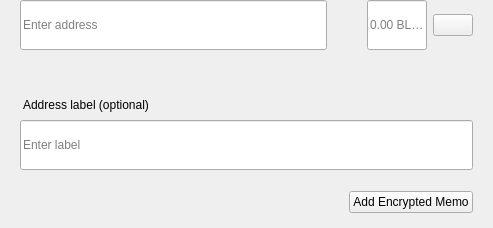
<?xml version="1.0" encoding="UTF-8"?>
<ui version="4.0">
 <class>SendMultiRow</class>
 <widget class="QWidget" name="SendMultiRow">
  <property name="geometry">
   <rect>
    <x>0</x>
    <y>0</y>
    <width>493</width>
    <height>228</height>
   </rect>
  </property>
  <property name="minimumSize">
   <size>
    <width>0</width>
    <height>0</height>
   </size>
  </property>
  <property name="maximumSize">
   <size>
    <width>16777215</width>
    <height>16777215</height>
   </size>
  </property>
  <property name="windowTitle">
   <string>Form</string>
  </property>
  <layout class="QVBoxLayout" name="verticalLayout_3">
   <property name="spacing">
    <number>0</number>
   </property>
   <property name="leftMargin">
    <number>0</number>
   </property>
   <property name="topMargin">
    <number>0</number>
   </property>
   <property name="rightMargin">
    <number>20</number>
   </property>
   <property name="bottomMargin">
    <number>5</number>
   </property>
   <item alignment="Qt::AlignTop">
    <widget class="QWidget" name="widget" native="true">
     <property name="sizePolicy">
      <sizepolicy hsizetype="Expanding" vsizetype="Maximum">
       <horstretch>0</horstretch>
       <verstretch>0</verstretch>
      </sizepolicy>
     </property>
     <property name="minimumSize">
      <size>
       <width>0</width>
       <height>60</height>
      </size>
     </property>
     <property name="maximumSize">
      <size>
       <width>16777215</width>
       <height>85</height>
      </size>
     </property>
     <layout class="QHBoxLayout" name="horizontalLayout" stretch="6,0,2">
      <property name="spacing">
       <number>0</number>
      </property>
      <property name="leftMargin">
       <number>8</number>
      </property>
      <property name="topMargin">
       <number>0</number>
      </property>
      <property name="rightMargin">
       <number>0</number>
      </property>
      <property name="bottomMargin">
       <number>0</number>
      </property>
      <item alignment="Qt::AlignTop">
       <widget class="QStackedWidget" name="stackedAddress">
        <property name="minimumSize">
         <size>
          <width>0</width>
          <height>50</height>
         </size>
        </property>
        <property name="maximumSize">
         <size>
          <width>16777215</width>
          <height>50</height>
         </size>
        </property>
        <widget class="QWidget" name="page_4">
         <property name="sizePolicy">
          <sizepolicy hsizetype="Expanding" vsizetype="Preferred">
           <horstretch>0</horstretch>
           <verstretch>0</verstretch>
          </sizepolicy>
         </property>
         <property name="minimumSize">
          <size>
           <width>0</width>
           <height>50</height>
          </size>
         </property>
         <property name="maximumSize">
          <size>
           <width>16777215</width>
           <height>55</height>
          </size>
         </property>
         <layout class="QVBoxLayout" name="verticalLayout_7">
          <property name="spacing">
           <number>0</number>
          </property>
          <property name="leftMargin">
           <number>12</number>
          </property>
          <property name="topMargin">
           <number>0</number>
          </property>
          <property name="rightMargin">
           <number>0</number>
          </property>
          <property name="bottomMargin">
           <number>0</number>
          </property>
          <item>
           <widget class="QLineEdit" name="lineEditAddress">
            <property name="minimumSize">
             <size>
              <width>0</width>
              <height>50</height>
             </size>
            </property>
            <property name="maximumSize">
             <size>
              <width>16777215</width>
              <height>50</height>
             </size>
            </property>
            <property name="placeholderText">
             <string>Enter address</string>
            </property>
           </widget>
          </item>
         </layout>
        </widget>
        <widget class="QWidget" name="page_3"/>
       </widget>
      </item>
      <item>
       <spacer name="horizontalSpacer_3">
        <property name="orientation">
         <enum>Qt::Horizontal</enum>
        </property>
        <property name="sizeType">
         <enum>QSizePolicy::Fixed</enum>
        </property>
        <property name="sizeHint" stdset="0">
         <size>
          <width>40</width>
          <height>20</height>
         </size>
        </property>
       </spacer>
      </item>
      <item>
       <layout class="QHBoxLayout" name="horizontalLayout_2">
        <property name="spacing">
         <number>6</number>
        </property>
        <item alignment="Qt::AlignTop">
         <widget class="QLineEdit" name="lineEditAmount">
          <property name="sizePolicy">
           <sizepolicy hsizetype="Expanding" vsizetype="Preferred">
            <horstretch>0</horstretch>
            <verstretch>0</verstretch>
           </sizepolicy>
          </property>
          <property name="minimumSize">
           <size>
            <width>0</width>
            <height>50</height>
           </size>
          </property>
          <property name="maximumSize">
           <size>
            <width>16777215</width>
            <height>50</height>
           </size>
          </property>
          <property name="maxLength">
           <number>17</number>
          </property>
          <property name="alignment">
           <set>Qt::AlignLeading|Qt::AlignLeft|Qt::AlignVCenter</set>
          </property>
          <property name="placeholderText">
           <string notr="true">0.00 BLTG</string>
          </property>
         </widget>
        </item>
        <item>
         <layout class="QVBoxLayout" name="verticalLayout">
          <property name="topMargin">
           <number>14</number>
          </property>
          <property name="bottomMargin">
           <number>0</number>
          </property>
          <item alignment="Qt::AlignTop">
           <widget class="QPushButton" name="btnMenu">
            <property name="minimumSize">
             <size>
              <width>0</width>
              <height>0</height>
             </size>
            </property>
            <property name="maximumSize">
             <size>
              <width>16777215</width>
              <height>16777215</height>
             </size>
            </property>
            <property name="focusPolicy">
             <enum>Qt::NoFocus</enum>
            </property>
            <property name="text">
             <string/>
            </property>
           </widget>
          </item>
         </layout>
        </item>
       </layout>
      </item>
     </layout>
    </widget>
   </item>
   <item>
    <widget class="QWidget" name="layoutLabel" native="true">
     <property name="minimumSize">
      <size>
       <width>0</width>
       <height>0</height>
      </size>
     </property>
     <property name="maximumSize">
      <size>
       <width>16777215</width>
       <height>16777215</height>
      </size>
     </property>
     <layout class="QVBoxLayout" name="verticalLayout_9">
      <property name="spacing">
       <number>6</number>
      </property>
      <property name="leftMargin">
       <number>20</number>
      </property>
      <property name="topMargin">
       <number>0</number>
      </property>
      <property name="rightMargin">
       <number>0</number>
      </property>
      <property name="bottomMargin">
       <number>10</number>
      </property>
      <item>
       <spacer name="verticalSpacer">
        <property name="orientation">
         <enum>Qt::Vertical</enum>
        </property>
        <property name="sizeType">
         <enum>QSizePolicy::Fixed</enum>
        </property>
        <property name="sizeHint" stdset="0">
         <size>
          <width>20</width>
          <height>20</height>
         </size>
        </property>
       </spacer>
      </item>
      <item>
       <widget class="QLabel" name="labelSubtitleDescription">
        <property name="styleSheet">
         <string notr="true">margin-bottom:2px;
margin-left:0.05px;
padding:0px;</string>
        </property>
        <property name="text">
         <string>Address label (optional)</string>
        </property>
       </widget>
      </item>
      <item>
       <widget class="QLineEdit" name="lineEditDescription">
        <property name="minimumSize">
         <size>
          <width>0</width>
          <height>50</height>
         </size>
        </property>
        <property name="maximumSize">
         <size>
          <width>16777215</width>
          <height>50</height>
         </size>
        </property>
        <property name="placeholderText">
         <string>Enter label</string>
        </property>
       </widget>
      </item>
      <item>
       <spacer name="verticalSpacer_2">
        <property name="orientation">
         <enum>Qt::Vertical</enum>
        </property>
        <property name="sizeType">
         <enum>QSizePolicy::Fixed</enum>
        </property>
        <property name="sizeHint" stdset="0">
         <size>
          <width>20</width>
          <height>15</height>
         </size>
        </property>
       </spacer>
      </item>
      <item>
       <widget class="QWidget" name="containerMemo" native="true">
        <layout class="QHBoxLayout" name="horizontalLayout_5">
         <property name="leftMargin">
          <number>0</number>
         </property>
         <property name="topMargin">
          <number>0</number>
         </property>
         <property name="rightMargin">
          <number>0</number>
         </property>
         <property name="bottomMargin">
          <number>0</number>
         </property>
         <item>
          <spacer name="horizontalSpacer">
           <property name="orientation">
            <enum>Qt::Horizontal</enum>
           </property>
           <property name="sizeHint" stdset="0">
            <size>
             <width>40</width>
             <height>20</height>
            </size>
           </property>
          </spacer>
         </item>
         <item>
          <widget class="QPushButton" name="btnAddMemo">
           <property name="text">
            <string notr="true">Add Encrypted Memo</string>
           </property>
          </widget>
         </item>
        </layout>
       </widget>
      </item>
     </layout>
    </widget>
   </item>
  </layout>
 </widget>
 <resources/>
 <connections/>
</ui>
